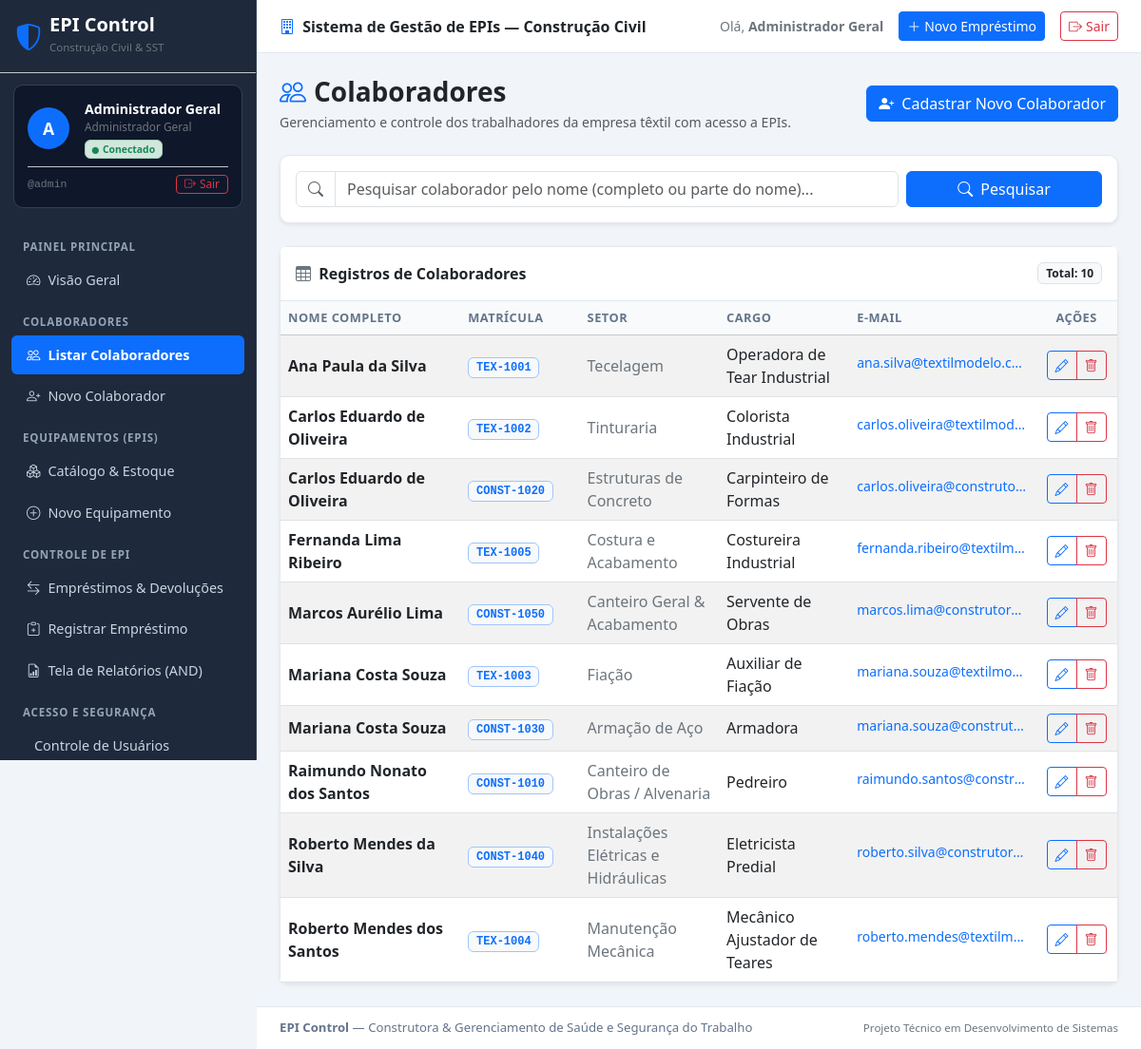
The app's page /colaboradores/ (signed in) with its own data.
### core/models.py (models this page shows, shortened)
class Colaborador(models.Model):
    nome = models.CharField(
        max_length=150,
        verbose_name="Nome Completo",
        help_text="Informe o nome completo do colaborador."
    )
    matricula = models.CharField(
        max_length=30,
        unique=True,
        verbose_name="Matrícula",
        help_text="Matrícula funcional única do colaborador na construtora."
    )
    setor = models.CharField(
        max_length=100,
        verbose_name="Setor",
        help_text="Frente de trabalho ou setor (ex: Canteiro de Obras, Alvenaria, Armação, Instalações, Acabamento)."
    )
    cargo = models.CharField(
        max_length=100,
        blank=True,
        null=True,
        verbose_name="Cargo",
        help_text="Função exercida (ex: Pedreiro, Carpinteiro, Armador, Eletricista, Servente)."
    )
    email = models.EmailField(
        blank=True,
        null=True,
        verbose_name="E-mail",
        help_text="Endereço de e-mail institucional ou pessoal (opcional)."
    )
    criado_em = models.DateTimeField(auto_now_add=True, verbose_name="Cadastrado em")
    atualizado_em = models.DateTimeField(auto_now=True, verbose_name="Atualizado em")
    class Meta:
        verbose_name = "Colaborador"
        verbose_name_plural = "Colaboradores"
        ordering = ['nome']

### core/views.py (the view)
# urls.py: path('colaboradores/', views.colaborador_list, name='colaborador_list'),
@login_required
def colaborador_list(request):
    termo_busca = request.GET.get('q', '').strip()
    if termo_busca:
        colaboradores = Colaborador.objects.filter(nome__icontains=termo_busca)
    else:
        colaboradores = Colaborador.objects.all()
    context = {
        'colaboradores': colaboradores,
        'termo_busca': termo_busca,
        'total_encontrados': colaboradores.count(),
    }
    return render(request, 'colaboradores/colaborador_list.html', context)

### templates/colaboradores/colaborador_list.html (shortened to what this page needs)
{% extends 'base.html' %}
{% block content %}
<div class="d-flex flex-column flex-md-row justify-content-between align-items-md-center mb-4 gap-2">
    <div>
        <h2 class="h3 fw-bold text-dark mb-1">
            <i class="bi bi-people text-primary me-2"></i>Colaboradores
        </h2>
        <p class="text-muted small mb-0">
            Gerenciamento e controle dos trabalhadores da empresa têxtil com acesso a EPIs.
        </p>
    </div>
    <div>
        <a href="{% url 'colaborador_create' %}" class="btn btn-primary">
            <i class="bi bi-person-plus-fill me-1"></i> Cadastrar Novo Colaborador
        </a>
    </div>
</div>
<div class="card mb-4 shadow-sm">
    <div class="card-body p-3">
        <form method="get" action="{% url 'colaborador_list' %}" class="row g-2 align-items-center">
            <div class="col-md-9 col-sm-8">
                <div class="input-group">
                    <span class="input-group-text bg-white text-muted">
                        <i class="bi bi-search"></i>
                    </span>
                    <input type="text"
                           name="q"
                           value="{{ termo_busca }}"
                           class="form-control"
                           placeholder="Pesquisar colaborador pelo nome (completo ou parte do nome)..."
                           aria-label="Pesquisar colaborador">
                </div>
            </div>
            <div class="col-md-3 col-sm-4 d-flex gap-2">
                <button type="submit" class="btn btn-primary flex-fill">
                    <i class="bi bi-search me-1"></i> Pesquisar
                </button>
            </div>
        </form>
    </div>
</div>
<div class="card shadow-sm">
    <div class="card-header bg-white py-3 d-flex justify-content-between align-items-center">
        <span class="fw-bold text-dark">
            <i class="bi bi-table me-1 text-secondary"></i> Registros de Colaboradores
        </span>
        <span class="badge bg-light text-dark border">
            Total: {{ colaboradores|length }}
        </span>
    </div>
    <div class="table-responsive">
        {% if colaboradores %}
            <table class="table table-striped table-hover align-middle mb-0">
                <thead class="table-light">
                    <tr>
                        <th scope="col" style="width: 25%;">Nome Completo</th>
                        <th scope="col" style="width: 15%;">Matrícula</th>
                        <th scope="col" style="width: 18%;">Setor</th>
                        <th scope="col" style="width: 17%;">Cargo</th>
                        <th scope="col" style="width: 15%;">E-mail</th>
                        <th scope="col" style="width: 10%;" class="text-center">Ações</th>
                    </tr>
                </thead>
                <tbody>
                    {% for c in colaboradores %}
                        <tr>
                            <td>
                                <strong class="text-dark">{{ c.nome }}</strong>
                            </td>
                            <td>
                                <span class="badge bg-light text-primary border border-primary-subtle fw-semibold font-monospace">
                                    {{ c.matricula }}
                                </span>
                            </td>
                            <td>
                                <span class="text-secondary">{{ c.setor }}</span>
                            </td>
                            <td>
                                {% if c.cargo %}
                                    <span class="text-dark">{{ c.cargo }}</span>
                                {% else %}
                                    <span class="text-muted fst-italic">—</span>
                                {% endif %}
                            </td>
                            <td>
                                {% if c.email %}
                                    <a href="mailto:{{ c.email }}" class="text-decoration-none small text-truncate d-inline-block" style="max-width: 180px;">
                                        {{ c.email }}
                                    </a>
                                {% else %}
                                    <span class="text-muted fst-italic small">—</span>
                                {% endif %}
                            </td>
                            <td class="text-center">
                                <div class="btn-group btn-group-sm" role="group" aria-label="Ações do colaborador">
                                    <a href="{% url 'colaborador_update' c.pk %}"
                                       class="btn btn-outline-primary"
                                       title="Editar colaborador {{ c.nome }}">
                                        <i class="bi bi-pencil"></i>
                                    </a>
                                    <button type="button"
                                            class="btn btn-outline-danger"
                                            data-bs-toggle="modal"
                                            data-bs-target="#modalExcluir{{ c.pk }}"
                                            title="Excluir colaborador {{ c.nome }}">
                                        <i class="bi bi-trash"></i>
                                    </button>
                                </div>
                            </td>
                        </tr>
                    {% endfor %}
                </tbody>
            </table>
        {% endif %}
    </div>
</div>
{% endblock %}

### templates/base.html (shortened to what this page needs)
{% load static %}
<!DOCTYPE html>
<html lang="pt-br">
<head>
    <link href="https://cdn.jsdelivr.net/npm/bootstrap@5.3.3/dist/css/bootstrap.min.css" rel="stylesheet">
    <link rel="stylesheet" href="https://cdn.jsdelivr.net/npm/bootstrap-icons@1.11.3/font/bootstrap-icons.min.css">
    <link rel="stylesheet" href="{% static 'css/style.css' %}">
</head>
<body>
<div class="app-container">
    <aside class="app-sidebar d-none d-lg-flex flex-column" id="desktopSidebar">
        <div class="p-3 border-bottom border-secondary-subtle">
            <a href="{% url 'home' %}" class="d-flex align-items-center text-white text-decoration-none">
                <i class="bi bi-shield-shaded text-primary fs-3 me-2"></i>
                <div>
                    <div class="fw-bold fs-5 lh-1">EPI Control</div>
                    <small class="text-secondary" style="font-size: 0.72rem;">Construção Civil & SST</small>
                </div>
            </a>
        </div>
        <div class="user-profile-box">
            <div class="d-flex align-items-center gap-3">
                <div class="bg-primary text-white rounded-circle d-flex align-items-center justify-content-center fw-bold shadow-sm" style="width: 44px; height: 44px; min-width: 44px; font-size: 1.1rem;">
                    {{ request.user.username|first|upper }}
                </div>
                <div class="overflow-hidden flex-grow-1">
                    <div class="fw-bold text-white text-truncate" style="font-size: 0.88rem;" title="{{ request.user.get_full_name|default:request.user.username }}">
                        {{ request.user.get_full_name|default:request.user.username }}
                    </div>
                    <div class="text-secondary small text-truncate" style="font-size: 0.74rem;">
                        {% if request.user.is_superuser %}
                            Administrador Geral
                        {% elif request.user.groups.all %}
                            {{ request.user.groups.all.0.name }}
                        {% elif request.user.is_staff %}
                            Equipe Técnica (Staff)
                        {% else %}
                            Usuário Conectado
                        {% endif %}
                    </div>
                    <span class="badge bg-success-subtle text-success border border-success-subtle mt-1" style="font-size: 0.65rem;">
                        <i class="bi bi-circle-fill me-1" style="font-size: 0.45rem;"></i>Conectado
                    </span>
                </div>
            </div>
            <div class="mt-2 pt-2 border-top border-secondary-subtle d-flex justify-content-between align-items-center">
                <small class="text-secondary font-monospace" style="font-size: 0.72rem;">@{{ request.user.username }}</small>
                <a href="{% url 'logout' %}" class="btn btn-outline-danger btn-sm py-0 px-2" style="font-size: 0.74rem;" title="Encerrar sessão no sistema">
                    <i class="bi bi-box-arrow-right me-1"></i>Sair
                </a>
            </div>
        </div>
        <nav class="sidebar-nav flex-grow-1 py-2">
            <div class="sidebar-heading">Painel Principal</div>
            <a class="nav-link {% if request.resolver_match.url_name == 'home' %}active{% endif %}" href="{% url 'home' %}">
                <i class="bi bi-speedometer2 me-2"></i> Visão Geral
            </a>
            <div class="sidebar-heading">Colaboradores</div>
            <a class="nav-link {% if request.resolver_match.url_name == 'colaborador_list' %}active{% endif %}" href="{% url 'colaborador_list' %}">
                <i class="bi bi-people me-2"></i> Listar Colaboradores
            </a>
            <a class="nav-link {% if request.resolver_match.url_name == 'colaborador_create' %}active{% endif %}" href="{% url 'colaborador_create' %}">
                <i class="bi bi-person-plus me-2"></i> Novo Colaborador
            </a>
            <div class="sidebar-heading">Equipamentos (EPIs)</div>
            <a class="nav-link {% if request.resolver_match.url_name == 'epi_list' %}active{% endif %}" href="{% url 'epi_list' %}">
                <i class="bi bi-boxes me-2"></i> Catálogo & Estoque
            </a>
            <a class="nav-link {% if request.resolver_match.url_name == 'epi_create' %}active{% endif %}" href="{% url 'epi_create' %}">
                <i class="bi bi-plus-circle me-2"></i> Novo Equipamento
            </a>
            <div class="sidebar-heading">Controle de EPI</div>
            <a class="nav-link {% if request.resolver_match.url_name == 'emprestimo_list' %}active{% endif %}" href="{% url 'emprestimo_list' %}">
                <i class="bi bi-arrow-left-right me-2"></i> Empréstimos & Devoluções
            </a>
            <a class="nav-link {% if request.resolver_match.url_name == 'emprestimo_create' %}active{% endif %}" href="{% url 'emprestimo_create' %}">
                <i class="bi bi-clipboard-plus me-2"></i> Registrar Empréstimo
            </a>
            <a class="nav-link {% if request.resolver_match.url_name == 'relatorio_list' %}active{% endif %}" href="{% url 'relatorio_list' %}">
                <i class="bi bi-file-earmark-bar-graph me-2"></i> Tela de Relatórios (AND)
            </a>
            <div class="sidebar-heading">Acesso e Segurança</div>
            <a class="nav-link {% if request.resolver_match.url_name == 'usuario_list' %}active{% endif %}" href="{% url 'usuario_list' %}">
                 Controle de Usuários
            </a>
        </nav>
    </aside>
    <div class="app-content">
        <header class="top-bar d-flex justify-content-between align-items-center">
            <div class="d-flex align-items-center gap-2">
                <span class="fw-semibold text-dark d-none d-sm-inline">
                    <i class="bi bi-building me-1 text-primary"></i> Sistema de Gestão de EPIs — Construção Civil
                </span>
            </div>
            <div class="d-flex align-items-center gap-3">
                <span class="text-secondary small d-none d-md-inline">
                    Olá, <strong>{{ request.user.get_full_name|default:request.user.username }}</strong>
                </span>
                <a href="{% url 'emprestimo_create' %}" class="btn btn-sm btn-primary d-none d-sm-inline-flex align-items-center">
                    <i class="bi bi-plus-lg me-1"></i> Novo Empréstimo
                </a>
                <a href="{% url 'logout' %}" class="btn btn-sm btn-outline-danger d-inline-flex align-items-center" title="Sair do sistema">
                    <i class="bi bi-box-arrow-right me-1"></i> Sair
                </a>
            </div>
        </header>
        <main class="main-body">
            {% block content %}
            {% endblock %}
        </main>
        <footer class="app-footer text-center text-md-start d-flex flex-column flex-md-row justify-content-between align-items-center gap-2">
            <div>
                <strong>EPI Control</strong> — Construtora & Gerenciamento de Saúde e Segurança do Trabalho
            </div>
            <div class="text-secondary small">
                Projeto Técnico em Desenvolvimento de Sistemas
            </div>
        </footer>
    </div>
</div>
</body>
</html>

### records on screen
Colaborador: nome "Ana Paula da Silva", matricula "TEX-1001", setor "Tecelagem", cargo "Operadora de Tear Industrial", email "ana.silva@textilmodelo.c…"
Colaborador: nome "Carlos Eduardo de Oliveira", matricula "TEX-1002", setor "Tinturaria", cargo "Colorista Industrial", email "carlos.oliveira@textilmod…"
Colaborador: nome "Carlos Eduardo de Oliveira", matricula "CONST-1020", setor "Estruturas de Concreto", cargo "Carpinteiro de Formas", email "carlos.oliveira@construto…"
Colaborador: nome "Fernanda Lima Ribeiro", matricula "TEX-1005", setor "Costura e Acabamento", cargo "Costureira Industrial", email "fernanda.ribeiro@textilm…"
Colaborador: nome "Marcos Aurélio Lima", matricula "CONST-1050", setor "Canteiro Geral & Acabamento", cargo "Servente de Obras", email "marcos.lima@construtor…"
Colaborador: nome "Mariana Costa Souza", matricula "TEX-1003", setor "Fiação", cargo "Auxiliar de Fiação", email "mariana.souza@textilmo…"
Colaborador: nome "Mariana Costa Souza", matricula "CONST-1030", setor "Armação de Aço", cargo "Armadora", email "mariana.souza@construt…"
Colaborador: nome "Raimundo Nonato dos Santos", matricula "CONST-1010", setor "Canteiro de Obras / Alvenaria", cargo "Pedreiro", email "raimundo.santos@constr…"
Colaborador: nome "Roberto Mendes da Silva", matricula "CONST-1040", setor "Instalações Elétricas e Hidráulicas", cargo "Eletricista Predial", email "roberto.silva@construtor…"
Colaborador: nome "Roberto Mendes dos Santos", matricula "TEX-1004", setor "Manutenção Mecânica", cargo "Mecânico Ajustador de Teares", email "roberto.mendes@textilm…"

### other values on screen
{{ request.user.username|first|upper }} "A"
{{ request.user.get_full_name|default:request.user.username }} "Administrador Geral"
{{ request.user.username }} "admin"
{{ colaboradores|length }} "10"
